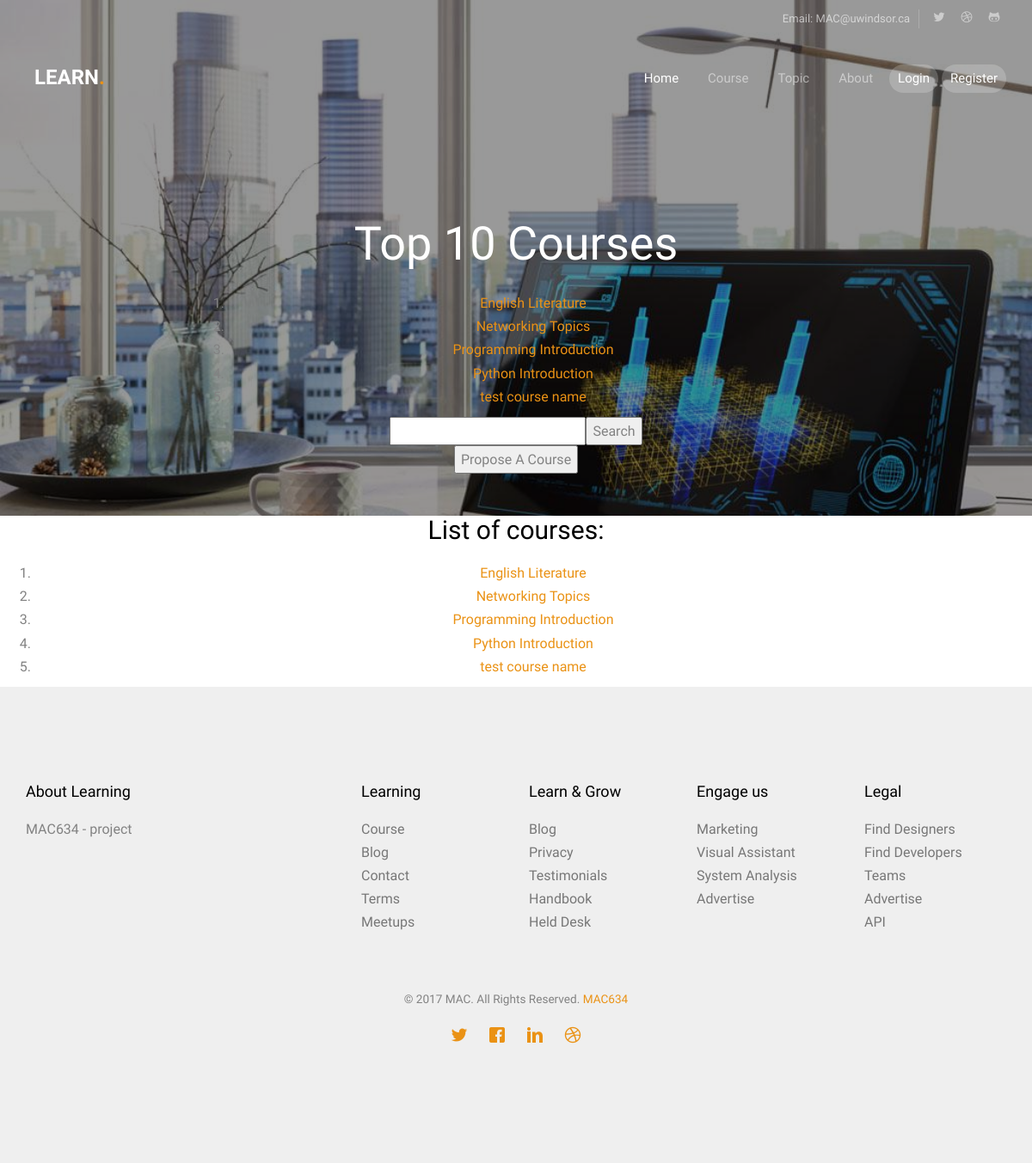
The app's page /myapp/course/, older data.
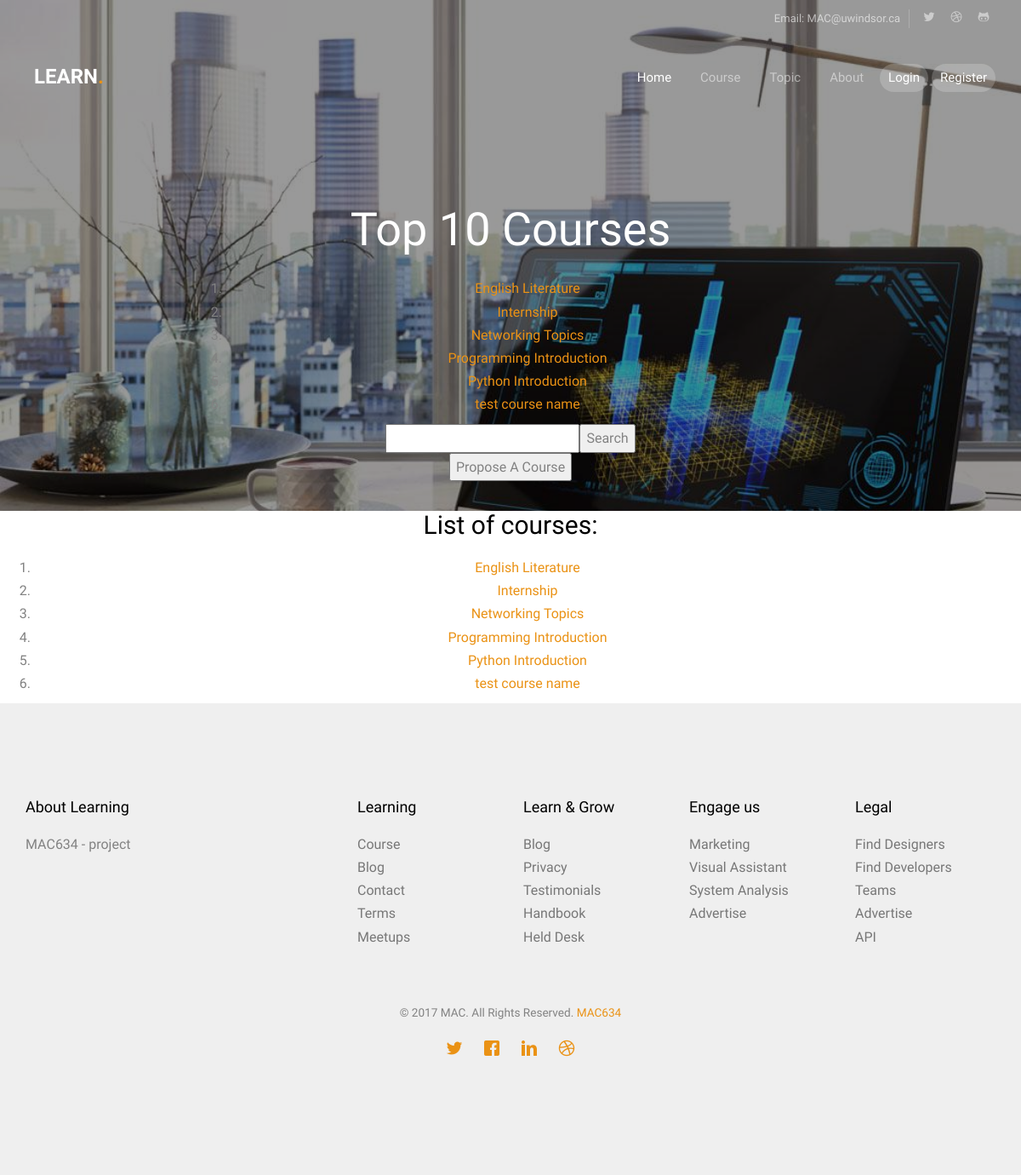
The same page, newer data.
### myapp/models.py (models this page shows, shortened)
class Course(models.Model):
    course_no = models.IntegerField(primary_key=True)
    title = models.CharField(max_length=100)
    textbook = models.ForeignKey(Book)

### myapp/views.py (the view)
def courselist(req):
    courselist = Course.objects.all().order_by('title')[:10]
    if 'username' in req.session:
        firstname = User.objects.get(username=req.session['username']).first_name
        return render(req, 'myapp/course.html', {'courselist': courselist, 'firstname': firstname})
    else:
        return render(req, 'myapp/course.html', {'courselist': courselist})

### myapp/templates/myapp/course.html (shortened to what this page needs)
{% extends 'myapp/base.html' %}
{% load staticfiles %}
{% block background_block %}
<header id="mac634-header" class="mac634-cover mac634-cover-sm" role="banner" style="background-image:url({% static 'images/img_bg_5.jpg' %});" data-stellar-background-ratio="0.5">
	<div class="overlay"></div>
	<div class="container">
		<div class="row">
			<div class="col-md-8 col-md-offset-2 text-center">
				<div class="display-t">
					<div class="display-tc animate-box" data-animate-effect="fadeIn">
						<h1>Top 10 Courses</h1>
						{% if courselist %}
						<ol>
						{% for course in courselist %}
							<li><a href="/myapp/course/{{ course.course_no }}" >{{ course.title }} </a></li>
						{% endfor %}
						</ol>
						{% else %}
							<strong> There are no available courses!</strong>
						{% endif %}
						<input type="text" /><input type="button" value="Search"/>
						<form action={% url 'myapp:addcourse'%} method='post'>
		        	<input type="submit" value="Propose A Course" />
		        </form>
					</div>
				</div>
			</div>
		</div>
	</div>
</header>
{% endblock %}
{% block body_block %}
   <div align="center">
   {% if courselist %}
       <h2>List of courses:</h2>
            <ol >
           {% for course in courselist %}
               <li><a href="/myapp/course/{{ course.course_no }}" >{{ course.title }} </a></li>
           {% endfor %}
            </ol>
   {% else %}
       <strong> There are no available courses!</strong>
   {%  endif %}
   </div>
{% endblock %}

Row changes from the older to the newer data that the page shows:
added Course: title "Internship"
